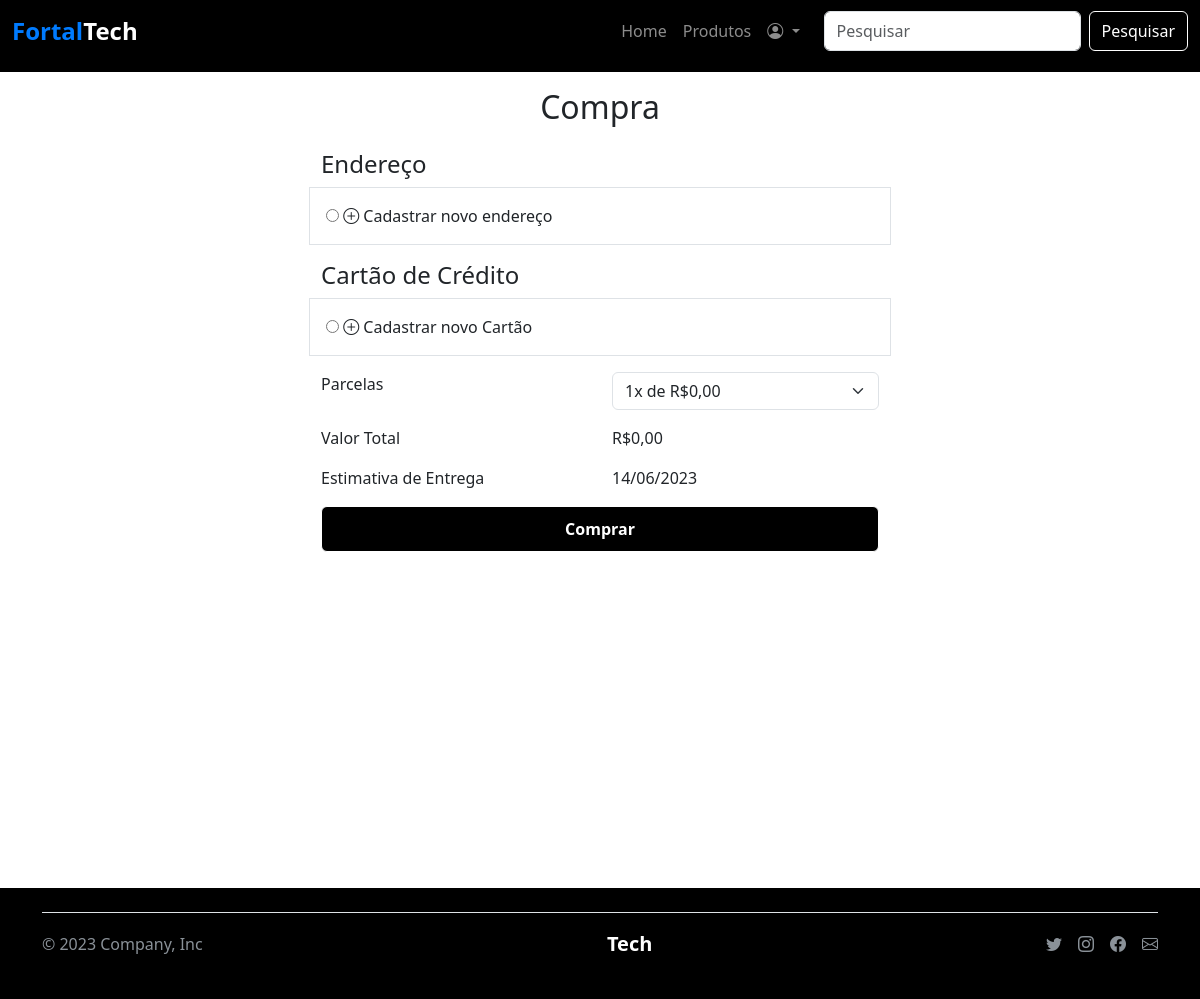
/compra.php (signed in), run on an earlier commit of the app's database.
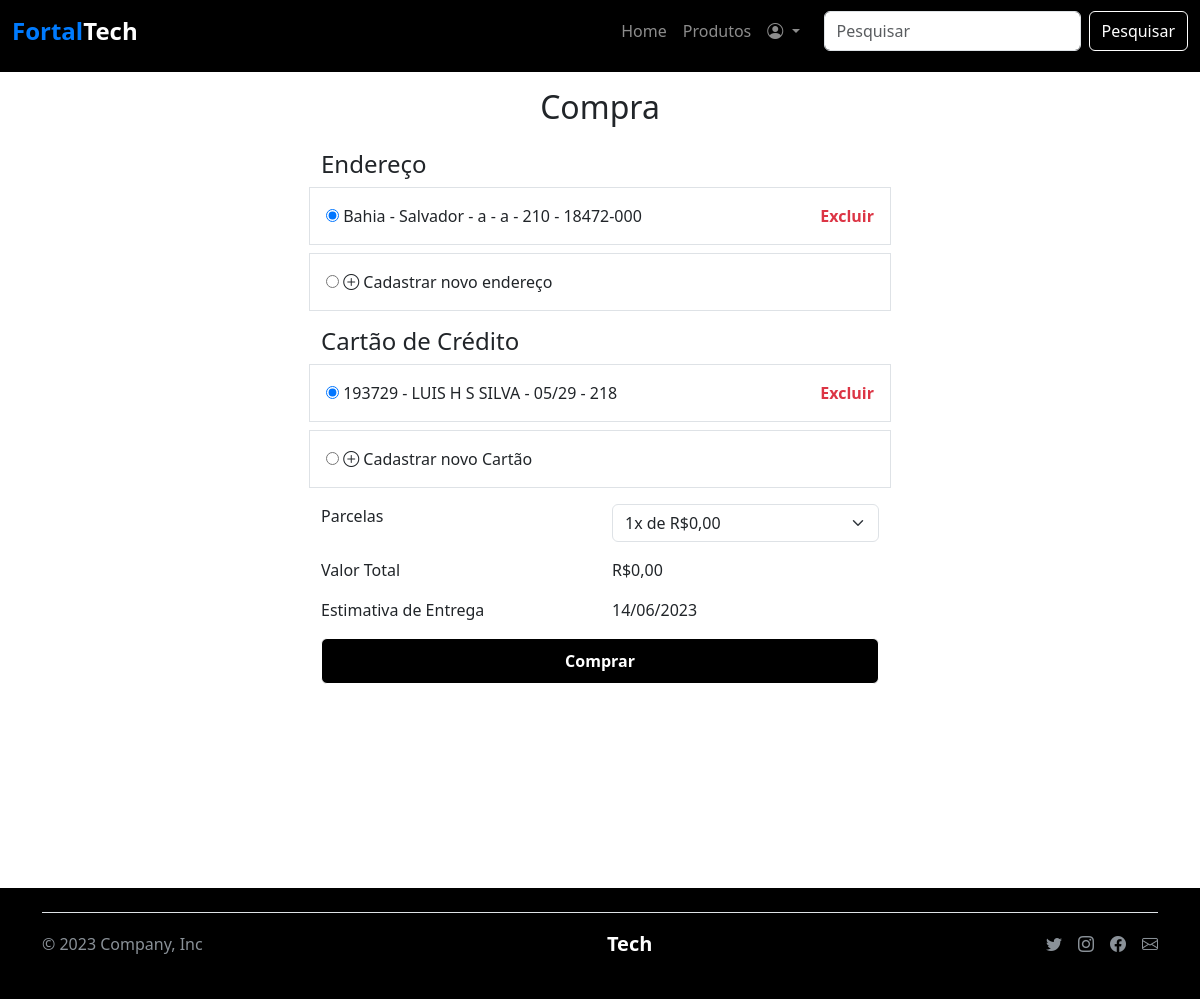
And on a later commit of the database.
### tables this page shows
CREATE TABLE `endereco` (
  `id_endereco` int(11) NOT NULL AUTO_INCREMENT,
  `id_cliente` bigint(20) unsigned NOT NULL,
  `estado` varchar(200) NOT NULL,
  `cidade` varchar(200) NOT NULL,
  `rua` varchar(200) NOT NULL,
  `bairro` varchar(200) NOT NULL,
  `num_casa` int(11) NOT NULL,
  `cep` varchar(9) NOT NULL,
  PRIMARY KEY (`id_endereco`),
  KEY `id_cliente` (`id_cliente`),
  CONSTRAINT `endereco_ibfk_1` FOREIGN KEY (`id_cliente`) REFERENCES `clientes` (`id_cliente`)
);

CREATE TABLE `cartao` (
  `id_cartao` int(11) NOT NULL AUTO_INCREMENT,
  `id_cliente` bigint(20) unsigned NOT NULL,
  `num_cartao` varchar(100) NOT NULL,
  `nome_titular` varchar(200) NOT NULL,
  `validade` varchar(5) NOT NULL,
  `cvv` text NOT NULL,
  PRIMARY KEY (`id_cartao`),
  KEY `id_cliente` (`id_cliente`),
  CONSTRAINT `cartao_ibfk_1` FOREIGN KEY (`id_cliente`) REFERENCES `clientes` (`id_cliente`)
);

### compra.php (the view, shortened to what the changed rows need)
<?php
include_once "conexao.php";
?>
<!DOCTYPE html>
<html lang="pt-br">
<head>
    <link href="https://cdn.jsdelivr.net/npm/bootstrap@5.3.0-alpha3/dist/css/bootstrap.min.css" rel="stylesheet">
    <link rel="stylesheet" href="https://cdn.jsdelivr.net/npm/bootstrap-icons@1.10.3/font/bootstrap-icons.css">
    <link rel="stylesheet" href="css/style.css">
</head>
<body>
    <div class="tela">
        <main>
            <div class="container d-flex flex-column align-items-center justify-content-center">
                <form class="w-50" method="post">
                    <div class=" mb-4">
                        <h1 class="h2 mt-3 text-center">Compra</h1>
                    </div>
                    <div class="row mb-3">
                        <?php
                        $idCliente = $_SESSION['id'];
                        $result = $mysqli->query("SELECT * FROM endereco WHERE id_cliente = $idCliente");
                        $endereco = array();
                        while ($row = $result->fetch_assoc()) {
                            $endereco[] = $row;
                        }
                        $primeiro = true;
                        ?>
                        <?php if (count($endereco) > 0) {
                            foreach ($endereco as $e) : ?>
                                <div class="border mb-2 p-3">
                                    <div class="d-flex justify-content-between align-items-center">
                                        <div><input type="radio" <?php if ($primeiro) {
                                                                        echo "checked";
                                                                        $primeiro = false;
                                                                    } ?> name="endereco" id="endereco:<?php echo $e['id_endereco'] ?>" value="<?php echo $e['id_endereco']; ?>">
                                            <?php echo "<label for='endereco:" . $e['id_endereco'] . "'>" . $e['estado'] . " - " . $e['cidade'] . " - " . $e['rua'] . " - " . $e['bairro'] . " - " . $e['num_casa'] . " - " . $e['cep'] . "</label>"; ?></div>
                                        <button type="submit" name="excluir_endereco" id='btn-apagar' class='text-danger' class="mr-0" value="<?php echo $e['id_endereco']; ?>" class="ml-auto">Excluir</button>
                                    </div>
                                </div>
                        <?php endforeach;
                        } ?>
                    </div>
                    <div class="row">
                        <?php
                        $idCliente = $_SESSION['id'];
                        $result = $mysqli->query("SELECT * FROM cartao WHERE id_cliente = $idCliente");
                        $cartao = array();
                        while ($row = $result->fetch_assoc()) {
                            $cartao[] = $row;
                        }
                        $primeiroCartao = true;
                        ?>
                        <?php if (count($cartao) > 0) {
                            foreach ($cartao as $c) : ?>
                                <div class="border mb-2 p-3 d-flex justify-content-between align-items-center">
                                        <div>
                                            <input type="radio" <?php if ($primeiroCartao) {
                                                                    echo "checked";
                                                                    $primeiroCartao = false;
                                                                } ?> name="cartao" id="cartao:<?php echo $c['id_cartao'] ?>" value="<?php echo $c['id_cartao']; ?>">
                                            <?php echo "<label for='cartao:" . $c['id_cartao'] . "'>" . $c['num_cartao'] . " - " . $c['nome_titular'] . " - " . $c['validade'] . " - " . $c['cvv'] . "</label>"; ?>
                                        </div>
                                        <button type="submit" name="excluir_cartao" id='btn-apagar' class='text-danger' class="mr-0" value="<?php echo $c['id_cartao']; ?>" class="ml-auto">Excluir</button>
                                </div>
                        <?php endforeach;
                        } ?>
                    </div>
                </form>
            </div>
        </main>
    </div>
</body>
</html>

What changed in the data, as far as the page shows it:
added endereco: endereco "☑ Bahia - Salvador - a - a - 210", estado "Bahia", cidade "Salvador", rua "a", bairro "a", num_casa "210", cep "18472-000", $e['id_endereco'] 1 (drawn)
added cartao: cartao "☑ 193729 - LUIS H S SILVA - 05/2", num_cartao "193729", nome_titular "LUIS H S SILVA", validade "05/29", cvv "218", $c['id_cartao'] 1 (drawn)
